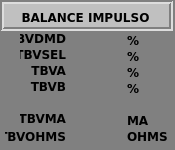
<?xml version="1.0" encoding="UTF-8"?>
<ui version="4.0">
 <class>WBalanceI</class>
 <widget class="QWidget" name="WBalanceI">
  <property name="geometry">
   <rect>
    <x>0</x>
    <y>0</y>
    <width>175</width>
    <height>150</height>
   </rect>
  </property>
  <property name="minimumSize">
   <size>
    <width>175</width>
    <height>150</height>
   </size>
  </property>
  <property name="maximumSize">
   <size>
    <width>175</width>
    <height>150</height>
   </size>
  </property>
  <property name="windowTitle">
   <string>Form</string>
  </property>
  <property name="styleSheet">
   <string notr="true"/>
  </property>
  <widget class="QLabel" name="lbtbvohms">
   <property name="geometry">
    <rect>
     <x>72</x>
     <y>128</y>
     <width>46</width>
     <height>13</height>
    </rect>
   </property>
   <property name="font">
    <font>
     <family>Verdana</family>
     <weight>75</weight>
     <bold>true</bold>
    </font>
   </property>
   <property name="text">
    <string/>
   </property>
   <property name="alignment">
    <set>Qt::AlignCenter</set>
   </property>
  </widget>
  <widget class="QLabel" name="lbtbvbU">
   <property name="geometry">
    <rect>
     <x>127</x>
     <y>80</y>
     <width>21</width>
     <height>16</height>
    </rect>
   </property>
   <property name="font">
    <font>
     <family>Verdana</family>
     <weight>75</weight>
     <bold>true</bold>
    </font>
   </property>
   <property name="text">
    <string>%</string>
   </property>
  </widget>
  <widget class="QLabel" name="lbtbvselT">
   <property name="geometry">
    <rect>
     <x>20</x>
     <y>48</y>
     <width>46</width>
     <height>13</height>
    </rect>
   </property>
   <property name="font">
    <font>
     <family>Verdana</family>
     <weight>75</weight>
     <bold>true</bold>
    </font>
   </property>
   <property name="text">
    <string>TBVSEL</string>
   </property>
   <property name="alignment">
    <set>Qt::AlignRight|Qt::AlignTrailing|Qt::AlignVCenter</set>
   </property>
  </widget>
  <widget class="QLabel" name="lbtbvselU">
   <property name="geometry">
    <rect>
     <x>127</x>
     <y>48</y>
     <width>21</width>
     <height>16</height>
    </rect>
   </property>
   <property name="font">
    <font>
     <family>Verdana</family>
     <weight>75</weight>
     <bold>true</bold>
    </font>
   </property>
   <property name="text">
    <string>%</string>
   </property>
  </widget>
  <widget class="QLabel" name="lbtbvsel">
   <property name="geometry">
    <rect>
     <x>72</x>
     <y>48</y>
     <width>46</width>
     <height>13</height>
    </rect>
   </property>
   <property name="font">
    <font>
     <family>Verdana</family>
     <weight>75</weight>
     <bold>true</bold>
    </font>
   </property>
   <property name="text">
    <string/>
   </property>
   <property name="alignment">
    <set>Qt::AlignCenter</set>
   </property>
  </widget>
  <widget class="QLabel" name="lbtbvma">
   <property name="geometry">
    <rect>
     <x>72</x>
     <y>112</y>
     <width>46</width>
     <height>13</height>
    </rect>
   </property>
   <property name="font">
    <font>
     <family>Verdana</family>
     <weight>75</weight>
     <bold>true</bold>
    </font>
   </property>
   <property name="text">
    <string/>
   </property>
   <property name="alignment">
    <set>Qt::AlignCenter</set>
   </property>
  </widget>
  <widget class="QLabel" name="lbtbva">
   <property name="geometry">
    <rect>
     <x>72</x>
     <y>64</y>
     <width>46</width>
     <height>13</height>
    </rect>
   </property>
   <property name="font">
    <font>
     <family>Verdana</family>
     <weight>75</weight>
     <bold>true</bold>
    </font>
   </property>
   <property name="text">
    <string/>
   </property>
   <property name="alignment">
    <set>Qt::AlignCenter</set>
   </property>
  </widget>
  <widget class="QLabel" name="lbtbvmaT">
   <property name="geometry">
    <rect>
     <x>20</x>
     <y>112</y>
     <width>46</width>
     <height>13</height>
    </rect>
   </property>
   <property name="font">
    <font>
     <family>Verdana</family>
     <weight>75</weight>
     <bold>true</bold>
    </font>
   </property>
   <property name="text">
    <string>TBVMA</string>
   </property>
   <property name="alignment">
    <set>Qt::AlignRight|Qt::AlignTrailing|Qt::AlignVCenter</set>
   </property>
  </widget>
  <widget class="QLabel" name="lbtbvmaU">
   <property name="geometry">
    <rect>
     <x>127</x>
     <y>112</y>
     <width>41</width>
     <height>16</height>
    </rect>
   </property>
   <property name="font">
    <font>
     <family>Verdana</family>
     <weight>75</weight>
     <bold>true</bold>
    </font>
   </property>
   <property name="text">
    <string>MA</string>
   </property>
  </widget>
  <widget class="QLabel" name="lbtbvdmdT">
   <property name="geometry">
    <rect>
     <x>20</x>
     <y>32</y>
     <width>46</width>
     <height>13</height>
    </rect>
   </property>
   <property name="font">
    <font>
     <family>Verdana</family>
     <weight>75</weight>
     <bold>true</bold>
    </font>
   </property>
   <property name="text">
    <string>TBVDMD</string>
   </property>
   <property name="alignment">
    <set>Qt::AlignRight|Qt::AlignTrailing|Qt::AlignVCenter</set>
   </property>
  </widget>
  <widget class="QLabel" name="lbtbvohmsT">
   <property name="geometry">
    <rect>
     <x>5</x>
     <y>128</y>
     <width>61</width>
     <height>16</height>
    </rect>
   </property>
   <property name="font">
    <font>
     <family>Verdana</family>
     <weight>75</weight>
     <bold>true</bold>
    </font>
   </property>
   <property name="text">
    <string>TBVOHMS</string>
   </property>
   <property name="alignment">
    <set>Qt::AlignRight|Qt::AlignTrailing|Qt::AlignVCenter</set>
   </property>
  </widget>
  <widget class="QLabel" name="lbtbvohmsU">
   <property name="geometry">
    <rect>
     <x>127</x>
     <y>128</y>
     <width>41</width>
     <height>16</height>
    </rect>
   </property>
   <property name="font">
    <font>
     <family>Verdana</family>
     <weight>75</weight>
     <bold>true</bold>
    </font>
   </property>
   <property name="text">
    <string>OHMS</string>
   </property>
  </widget>
  <widget class="QLabel" name="lbtbvdmdU">
   <property name="geometry">
    <rect>
     <x>127</x>
     <y>32</y>
     <width>21</width>
     <height>16</height>
    </rect>
   </property>
   <property name="font">
    <font>
     <family>Verdana</family>
     <weight>75</weight>
     <bold>true</bold>
    </font>
   </property>
   <property name="text">
    <string>%</string>
   </property>
  </widget>
  <widget class="QLabel" name="lbtbvb">
   <property name="geometry">
    <rect>
     <x>72</x>
     <y>80</y>
     <width>46</width>
     <height>13</height>
    </rect>
   </property>
   <property name="font">
    <font>
     <family>Verdana</family>
     <weight>75</weight>
     <bold>true</bold>
    </font>
   </property>
   <property name="text">
    <string/>
   </property>
   <property name="alignment">
    <set>Qt::AlignCenter</set>
   </property>
  </widget>
  <widget class="QLabel" name="lbtbvdmd">
   <property name="geometry">
    <rect>
     <x>72</x>
     <y>32</y>
     <width>46</width>
     <height>13</height>
    </rect>
   </property>
   <property name="font">
    <font>
     <family>Verdana</family>
     <weight>75</weight>
     <bold>true</bold>
    </font>
   </property>
   <property name="text">
    <string/>
   </property>
   <property name="alignment">
    <set>Qt::AlignCenter</set>
   </property>
  </widget>
  <widget class="QLabel" name="lbtbvaU">
   <property name="geometry">
    <rect>
     <x>127</x>
     <y>64</y>
     <width>21</width>
     <height>16</height>
    </rect>
   </property>
   <property name="font">
    <font>
     <family>Verdana</family>
     <weight>75</weight>
     <bold>true</bold>
    </font>
   </property>
   <property name="text">
    <string>%</string>
   </property>
  </widget>
  <widget class="QLabel" name="lbtbvaT">
   <property name="geometry">
    <rect>
     <x>20</x>
     <y>64</y>
     <width>46</width>
     <height>13</height>
    </rect>
   </property>
   <property name="font">
    <font>
     <family>Verdana</family>
     <weight>75</weight>
     <bold>true</bold>
    </font>
   </property>
   <property name="text">
    <string>TBVA</string>
   </property>
   <property name="alignment">
    <set>Qt::AlignRight|Qt::AlignTrailing|Qt::AlignVCenter</set>
   </property>
  </widget>
  <widget class="QLabel" name="lbtbvbT">
   <property name="geometry">
    <rect>
     <x>20</x>
     <y>80</y>
     <width>46</width>
     <height>13</height>
    </rect>
   </property>
   <property name="font">
    <font>
     <family>Verdana</family>
     <weight>75</weight>
     <bold>true</bold>
    </font>
   </property>
   <property name="text">
    <string>TBVB</string>
   </property>
   <property name="alignment">
    <set>Qt::AlignRight|Qt::AlignTrailing|Qt::AlignVCenter</set>
   </property>
  </widget>
  <widget class="QFrame" name="frame">
   <property name="geometry">
    <rect>
     <x>0</x>
     <y>0</y>
     <width>173</width>
     <height>31</height>
    </rect>
   </property>
   <property name="styleSheet">
    <string notr="true">background-color: rgb(192, 192, 192);</string>
   </property>
   <property name="frameShape">
    <enum>QFrame::Box</enum>
   </property>
   <property name="frameShadow">
    <enum>QFrame::Sunken</enum>
   </property>
   <property name="lineWidth">
    <number>2</number>
   </property>
   <widget class="QLabel" name="lbbalnceiT">
    <property name="geometry">
     <rect>
      <x>10</x>
      <y>7</y>
      <width>151</width>
      <height>20</height>
     </rect>
    </property>
    <property name="font">
     <font>
      <family>Verdana</family>
      <pointsize>9</pointsize>
      <weight>75</weight>
      <bold>true</bold>
     </font>
    </property>
    <property name="frameShape">
     <enum>QFrame::NoFrame</enum>
    </property>
    <property name="frameShadow">
     <enum>QFrame::Plain</enum>
    </property>
    <property name="lineWidth">
     <number>1</number>
    </property>
    <property name="text">
     <string>BALANCE IMPULSO</string>
    </property>
    <property name="alignment">
     <set>Qt::AlignCenter</set>
    </property>
   </widget>
  </widget>
  <widget class="QLabel" name="lbFondo">
   <property name="geometry">
    <rect>
     <x>0</x>
     <y>0</y>
     <width>175</width>
     <height>1502</height>
    </rect>
   </property>
   <property name="styleSheet">
    <string notr="true">background-color: rgb(128, 128, 128);</string>
   </property>
   <property name="text">
    <string/>
   </property>
  </widget>
  <zorder>lbFondo</zorder>
  <zorder>lbtbvohms</zorder>
  <zorder>lbtbvbU</zorder>
  <zorder>lbtbvselT</zorder>
  <zorder>lbtbvselU</zorder>
  <zorder>lbtbvsel</zorder>
  <zorder>lbtbvma</zorder>
  <zorder>lbtbva</zorder>
  <zorder>lbtbvmaT</zorder>
  <zorder>lbtbvmaU</zorder>
  <zorder>lbtbvdmdT</zorder>
  <zorder>lbtbvohmsT</zorder>
  <zorder>lbtbvohmsU</zorder>
  <zorder>lbtbvdmdU</zorder>
  <zorder>lbtbvb</zorder>
  <zorder>lbtbvdmd</zorder>
  <zorder>lbtbvaU</zorder>
  <zorder>lbtbvaT</zorder>
  <zorder>lbtbvbT</zorder>
  <zorder>frame</zorder>
 </widget>
 <resources/>
 <connections/>
</ui>
